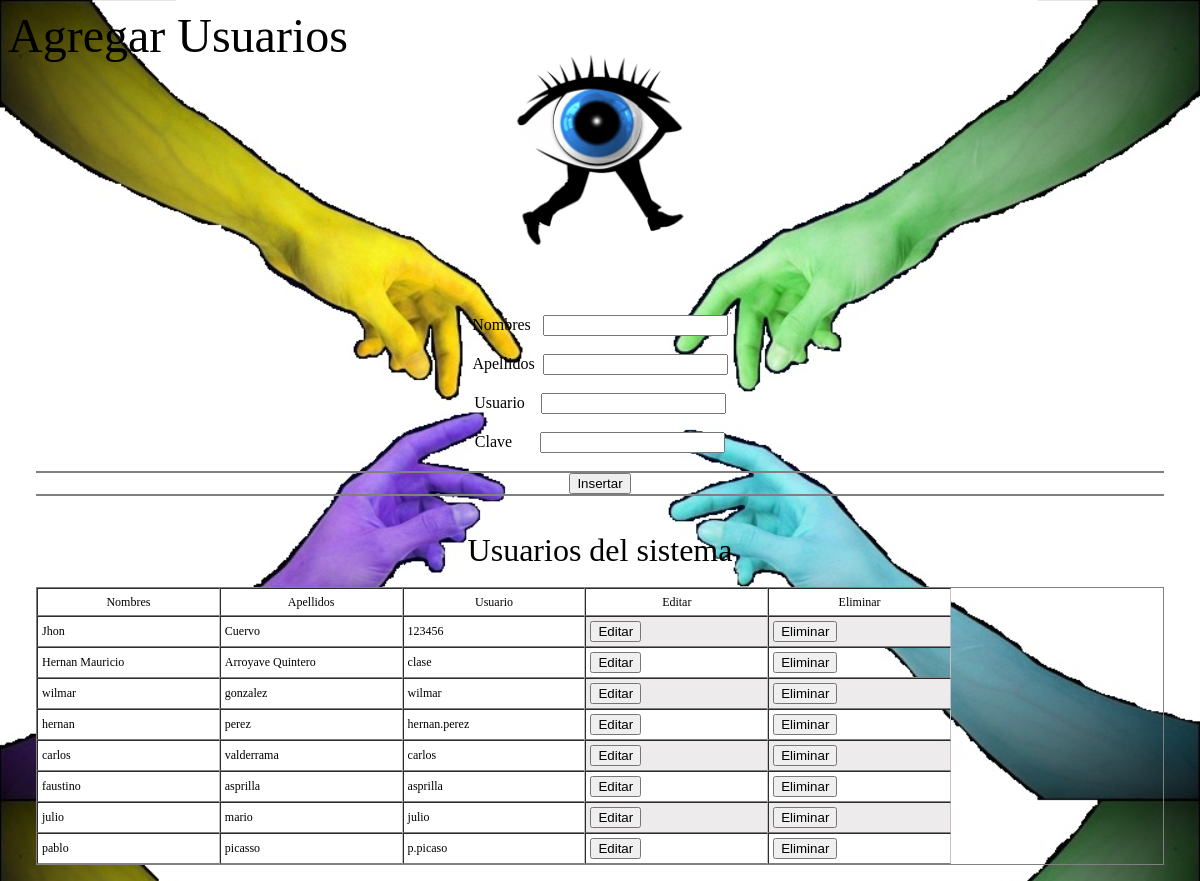
The app's page /usuarios1.php (signed in) with its own data.
### tables this page shows
CREATE TABLE `usuarios` (
  `id` int(11) NOT NULL AUTO_INCREMENT,
  `nombre` varchar(300) NOT NULL,
  `apellidos` varchar(300) NOT NULL,
  `usuarios` varchar(50) NOT NULL,
  `clave` varchar(50) NOT NULL,
  PRIMARY KEY(id)
);

### usuarios1.php (the view, shortened to what this page needs)
<?php
include('bd/conexion_log.php');
?>
<html>
	<head>
	</head>
	<body>
	<marquee><font size=7 color="black">Agregar Usuarios</font></marquee>
		<BR>
		<BR>
		<center>
		<div class="container">
			<div class="div-img">
				<img class="img" src="img/logo.gif" title="logo" alt="logo">
			</div>
		</div>
		<BR><BR><BR><BR>
		<BR><BR><BR><BR>
		<BR><BR><BR><BR>
			<form name=form id=form  action="" method="post" onsubmit="return false;">
		<table>
			<tr>
				<font color="black">Nombres</font>&nbsp;&nbsp;
				<input type=text name="nombre" id="nombre" required>
				<br><br>
			</tr>
			<tr>
				<font color="black">Apellidos</font>&nbsp;
				<input type=text name="apellidos" id="apellidos" required>
				<br><br>
			</tr>
			<tr>
				<font color="black">Usuario</font>&nbsp;&nbsp;&nbsp;
				<input type=text name="usuarios" id="usuarios" required>
				<br><br>
			</tr>
			<tr>
				<font color="black">Clave</font>&nbsp;&nbsp;&nbsp;&nbsp;&nbsp;&nbsp;
				<input type=password name="clave" id="clave" required>
				<br><br>
			</tr>
		</table>
		<table>
			<tr>
				<input type=submit name=bti value='Insertar' onclick='insertar();' >
			</tr>
		</table>
		<br><br>
			<font size=6 color="black">Usuarios del sistema</font>
		<br><br>
				<?php
					$sql = "SELECT * FROM usuarios";
					$result = $conn->query($sql);
					$total=$result->num_rows;
					if($total>0)
					{
						echo "
						<table border=1>
							<tr>
								<td align=center bgcolor=white>Nombres</td>
								<td align=center bgcolor=white>Apellidos</td>
								<td align=center bgcolor=white>Usuario</td>
								<td align=center bgcolor=white>Editar</td>
								<td align=center bgcolor=white>Eliminar</td>
							</tr>
						";
						for($i=1;$i<=$total;$i++)
						{
							$row = $result->fetch_assoc();
							$id=$row["id"];
							$nombre=$row["nombre"];
							$apellidos=$row["apellidos"];
							$usuarios=$row["usuarios"];
							$clave = $row["clave"];
						echo "
							<tr>
								<td bgcolor=white>".$nombre."</td>
								<td bgcolor=white>$apellidos</td>
								<td bgcolor=white>$usuarios</td>
								<td><input type=button value='Editar' onclick=\"modificar('$id','$nombre','$apellidos','$usuarios',
								'$clave');\"></td>
								<td><input type=button value='Eliminar' onclick=\"eliminar('$id');\"></td>
							</tr>
							";
						}
						echo "
						</table>
						";
					}
				?>
			</center>
	</body>
</html>

### css/estilos.css (style rules this page uses)
.container { width: 200px; height: 200px; position: absolute; left: 0; right: 0; margin: 0 auto; top: 20px; }
.div-img { display: block; margin-left: auto; margin-right: auto; }
.div-img .img { display: block; margin-left: auto; margin-right: auto; width: 100%; transform: scale(1); -ms-transform: scale(1); -moz-transform: scale(1); -webkit-transform: scale(1); -o-transform: scale(1); -webkit-transition: all 500ms ease-in-out; -moz-transition: all 500ms ease-in-out; -ms-transition: all 500ms ease-in-out; -o-transition: all 500ms ease-in-out; }

### usuarios1.php (style rules this page uses)
html { background: url(img/fondo.jpg); background-size: 100%; }
table { border-spacing: 0; display: flex; max-height: 40vh; overflow-y: auto; overflow-x: auto; table-layout: fixed; width: 94vw; border:1px solid gray; }
th,td { font-weight: normal; margin: 0; max-width: 14.4vw; min-width: 14.4vw; word-wrap: break-word; font-size: 12px; height: 3.5vh !important; padding: 4px; border-right: 1px solid #c4c0c9; }
tr:nth-child(2n) { background: none repeat scroll 0 0 #edebeb; }

### records on screen
usuarios: nombre "Jhon", apellidos "Cuervo", usuarios "123456"
usuarios: nombre "Hernan Mauricio", apellidos "Arroyave Quintero", usuarios "clase"
usuarios: nombre "wilmar", apellidos "gonzalez", usuarios "wilmar"
usuarios: nombre "hernan", apellidos "perez", usuarios "hernan.perez"
usuarios: nombre "carlos", apellidos "valderrama", usuarios "carlos"
usuarios: nombre "faustino", apellidos "asprilla", usuarios "asprilla"
usuarios: nombre "julio", apellidos "mario", usuarios "julio"
usuarios: nombre "pablo", apellidos "picasso", usuarios "p.picaso"
